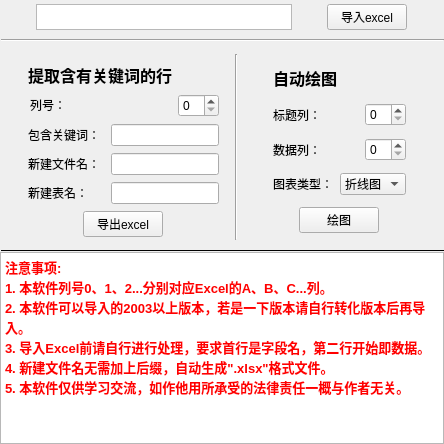
<?xml version="1.0" encoding="UTF-8"?>
<ui version="4.0">
 <class>Form</class>
 <widget class="QWidget" name="Form">
  <property name="enabled">
   <bool>true</bool>
  </property>
  <property name="geometry">
   <rect>
    <x>0</x>
    <y>0</y>
    <width>444</width>
    <height>444</height>
   </rect>
  </property>
  <property name="sizePolicy">
   <sizepolicy hsizetype="Fixed" vsizetype="Fixed">
    <horstretch>0</horstretch>
    <verstretch>0</verstretch>
   </sizepolicy>
  </property>
  <property name="minimumSize">
   <size>
    <width>0</width>
    <height>0</height>
   </size>
  </property>
  <property name="maximumSize">
   <size>
    <width>444</width>
    <height>444</height>
   </size>
  </property>
  <property name="windowTitle">
   <string>excel自动化软件</string>
  </property>
  <property name="styleSheet">
   <string notr="true"/>
  </property>
  <layout class="QVBoxLayout" name="verticalLayout_4">
   <property name="spacing">
    <number>0</number>
   </property>
   <property name="leftMargin">
    <number>0</number>
   </property>
   <property name="topMargin">
    <number>0</number>
   </property>
   <property name="rightMargin">
    <number>0</number>
   </property>
   <property name="bottomMargin">
    <number>0</number>
   </property>
   <item>
    <layout class="QVBoxLayout" name="verticalLayout_3">
     <property name="leftMargin">
      <number>1</number>
     </property>
     <property name="bottomMargin">
      <number>0</number>
     </property>
     <item>
      <layout class="QHBoxLayout" name="horizontalLayout_2">
       <property name="leftMargin">
        <number>0</number>
       </property>
       <property name="topMargin">
        <number>4</number>
       </property>
       <property name="bottomMargin">
        <number>9</number>
       </property>
       <item>
        <widget class="QTextBrowser" name="textBrowser">
         <property name="sizePolicy">
          <sizepolicy hsizetype="Fixed" vsizetype="Ignored">
           <horstretch>0</horstretch>
           <verstretch>0</verstretch>
          </sizepolicy>
         </property>
        </widget>
       </item>
       <item>
        <widget class="QPushButton" name="pushButton">
         <property name="sizePolicy">
          <sizepolicy hsizetype="Fixed" vsizetype="Fixed">
           <horstretch>0</horstretch>
           <verstretch>0</verstretch>
          </sizepolicy>
         </property>
         <property name="text">
          <string>导入excel</string>
         </property>
        </widget>
       </item>
      </layout>
     </item>
     <item>
      <widget class="Line" name="line_2">
       <property name="orientation">
        <enum>Qt::Horizontal</enum>
       </property>
      </widget>
     </item>
     <item>
      <layout class="QHBoxLayout" name="horizontalLayout_11">
       <property name="spacing">
        <number>7</number>
       </property>
       <property name="leftMargin">
        <number>0</number>
       </property>
       <property name="topMargin">
        <number>12</number>
       </property>
       <property name="rightMargin">
        <number>8</number>
       </property>
       <property name="bottomMargin">
        <number>9</number>
       </property>
       <item>
        <layout class="QHBoxLayout" name="horizontalLayout_10">
         <property name="rightMargin">
          <number>1</number>
         </property>
         <item>
          <layout class="QVBoxLayout" name="verticalLayout">
           <property name="leftMargin">
            <number>1</number>
           </property>
           <property name="topMargin">
            <number>9</number>
           </property>
           <property name="rightMargin">
            <number>9</number>
           </property>
           <property name="bottomMargin">
            <number>3</number>
           </property>
           <item>
            <widget class="QLabel" name="label_3">
             <property name="sizePolicy">
              <sizepolicy hsizetype="Fixed" vsizetype="Fixed">
               <horstretch>0</horstretch>
               <verstretch>0</verstretch>
              </sizepolicy>
             </property>
             <property name="font">
              <font>
               <family>Adobe Caslon Pro Bold</family>
               <pointsize>12</pointsize>
               <weight>75</weight>
               <bold>true</bold>
              </font>
             </property>
             <property name="text">
              <string>提取含有关键词的行</string>
             </property>
            </widget>
           </item>
           <item>
            <layout class="QHBoxLayout" name="horizontalLayout_3">
             <property name="spacing">
              <number>0</number>
             </property>
             <property name="leftMargin">
              <number>2</number>
             </property>
             <property name="rightMargin">
              <number>0</number>
             </property>
             <item>
              <widget class="QLabel" name="label">
               <property name="sizePolicy">
                <sizepolicy hsizetype="Preferred" vsizetype="Fixed">
                 <horstretch>0</horstretch>
                 <verstretch>0</verstretch>
                </sizepolicy>
               </property>
               <property name="text">
                <string>列号：</string>
               </property>
              </widget>
             </item>
             <item>
              <widget class="QSpinBox" name="spinBox">
               <property name="sizePolicy">
                <sizepolicy hsizetype="Fixed" vsizetype="Fixed">
                 <horstretch>0</horstretch>
                 <verstretch>0</verstretch>
                </sizepolicy>
               </property>
              </widget>
             </item>
            </layout>
           </item>
           <item>
            <layout class="QHBoxLayout" name="horizontalLayout_4">
             <item>
              <widget class="QLabel" name="label_2">
               <property name="sizePolicy">
                <sizepolicy hsizetype="Preferred" vsizetype="Fixed">
                 <horstretch>0</horstretch>
                 <verstretch>0</verstretch>
                </sizepolicy>
               </property>
               <property name="text">
                <string>包含关键词：</string>
               </property>
              </widget>
             </item>
             <item>
              <widget class="QLineEdit" name="KeyLineEdit">
               <property name="sizePolicy">
                <sizepolicy hsizetype="Fixed" vsizetype="Fixed">
                 <horstretch>0</horstretch>
                 <verstretch>0</verstretch>
                </sizepolicy>
               </property>
              </widget>
             </item>
            </layout>
           </item>
           <item>
            <layout class="QHBoxLayout" name="horizontalLayout_6">
             <item>
              <widget class="QLabel" name="label_9">
               <property name="sizePolicy">
                <sizepolicy hsizetype="Preferred" vsizetype="Preferred">
                 <horstretch>0</horstretch>
                 <verstretch>0</verstretch>
                </sizepolicy>
               </property>
               <property name="text">
                <string>新建文件名： </string>
               </property>
              </widget>
             </item>
             <item>
              <widget class="QLineEdit" name="FileLineEdit">
               <property name="sizePolicy">
                <sizepolicy hsizetype="Fixed" vsizetype="Fixed">
                 <horstretch>0</horstretch>
                 <verstretch>0</verstretch>
                </sizepolicy>
               </property>
              </widget>
             </item>
            </layout>
           </item>
           <item>
            <layout class="QHBoxLayout" name="horizontalLayout_5">
             <item>
              <widget class="QLabel" name="label_8">
               <property name="text">
                <string>新建表名：</string>
               </property>
              </widget>
             </item>
             <item>
              <widget class="QLineEdit" name="KeyLineEdit_2">
               <property name="sizePolicy">
                <sizepolicy hsizetype="Fixed" vsizetype="Fixed">
                 <horstretch>0</horstretch>
                 <verstretch>0</verstretch>
                </sizepolicy>
               </property>
              </widget>
             </item>
            </layout>
           </item>
           <item>
            <layout class="QHBoxLayout" name="horizontalLayout">
             <item>
              <widget class="QPushButton" name="saveButton">
               <property name="sizePolicy">
                <sizepolicy hsizetype="Fixed" vsizetype="Fixed">
                 <horstretch>0</horstretch>
                 <verstretch>0</verstretch>
                </sizepolicy>
               </property>
               <property name="text">
                <string>导出excel</string>
               </property>
              </widget>
             </item>
            </layout>
           </item>
          </layout>
         </item>
         <item>
          <widget class="Line" name="line_3">
           <property name="styleSheet">
            <string notr="true">color: red ;
font-size:15px;</string>
           </property>
           <property name="orientation">
            <enum>Qt::Vertical</enum>
           </property>
          </widget>
         </item>
        </layout>
       </item>
       <item>
        <layout class="QVBoxLayout" name="verticalLayout_2">
         <property name="leftMargin">
          <number>1</number>
         </property>
         <property name="topMargin">
          <number>7</number>
         </property>
         <property name="rightMargin">
          <number>2</number>
         </property>
         <property name="bottomMargin">
          <number>0</number>
         </property>
         <item>
          <widget class="QLabel" name="label_4">
           <property name="sizePolicy">
            <sizepolicy hsizetype="Fixed" vsizetype="Fixed">
             <horstretch>0</horstretch>
             <verstretch>0</verstretch>
            </sizepolicy>
           </property>
           <property name="font">
            <font>
             <family>Adobe Caslon Pro Bold</family>
             <pointsize>12</pointsize>
             <weight>75</weight>
             <bold>true</bold>
            </font>
           </property>
           <property name="text">
            <string>自动绘图</string>
           </property>
          </widget>
         </item>
         <item>
          <layout class="QHBoxLayout" name="horizontalLayout_7">
           <property name="leftMargin">
            <number>0</number>
           </property>
           <property name="topMargin">
            <number>1</number>
           </property>
           <property name="rightMargin">
            <number>0</number>
           </property>
           <item>
            <widget class="QLabel" name="label_5">
             <property name="text">
              <string>标题列：  </string>
             </property>
            </widget>
           </item>
           <item>
            <widget class="QSpinBox" name="spinBox_title">
             <property name="sizePolicy">
              <sizepolicy hsizetype="Fixed" vsizetype="Fixed">
               <horstretch>0</horstretch>
               <verstretch>0</verstretch>
              </sizepolicy>
             </property>
            </widget>
           </item>
          </layout>
         </item>
         <item>
          <layout class="QHBoxLayout" name="horizontalLayout_8">
           <item>
            <widget class="QLabel" name="label_6">
             <property name="text">
              <string>数据列：  </string>
             </property>
            </widget>
           </item>
           <item>
            <widget class="QSpinBox" name="spinBox_data">
             <property name="sizePolicy">
              <sizepolicy hsizetype="Fixed" vsizetype="Fixed">
               <horstretch>0</horstretch>
               <verstretch>0</verstretch>
              </sizepolicy>
             </property>
            </widget>
           </item>
          </layout>
         </item>
         <item>
          <layout class="QHBoxLayout" name="horizontalLayout_9">
           <item>
            <widget class="QLabel" name="label_7">
             <property name="text">
              <string>图表类型：</string>
             </property>
            </widget>
           </item>
           <item>
            <widget class="QComboBox" name="comboBox">
             <item>
              <property name="text">
               <string>折线图</string>
              </property>
             </item>
             <item>
              <property name="text">
               <string>柱状图</string>
              </property>
             </item>
            </widget>
           </item>
          </layout>
         </item>
         <item>
          <layout class="QHBoxLayout" name="horizontalLayout_13">
           <item>
            <widget class="QPushButton" name="plotButton">
             <property name="sizePolicy">
              <sizepolicy hsizetype="Fixed" vsizetype="Fixed">
               <horstretch>0</horstretch>
               <verstretch>0</verstretch>
              </sizepolicy>
             </property>
             <property name="text">
              <string>绘图</string>
             </property>
            </widget>
           </item>
          </layout>
         </item>
        </layout>
       </item>
      </layout>
     </item>
     <item>
      <widget class="Line" name="line">
       <property name="styleSheet">
        <string notr="true"/>
       </property>
       <property name="frameShadow">
        <enum>QFrame::Plain</enum>
       </property>
       <property name="orientation">
        <enum>Qt::Horizontal</enum>
       </property>
      </widget>
     </item>
    </layout>
   </item>
   <item>
    <layout class="QHBoxLayout" name="horizontalLayout_12">
     <property name="spacing">
      <number>0</number>
     </property>
     <property name="sizeConstraint">
      <enum>QLayout::SetDefaultConstraint</enum>
     </property>
     <property name="topMargin">
      <number>0</number>
     </property>
     <property name="bottomMargin">
      <number>0</number>
     </property>
     <item>
      <widget class="QTextBrowser" name="textBrowser_2">
       <property name="sizePolicy">
        <sizepolicy hsizetype="Ignored" vsizetype="Fixed">
         <horstretch>0</horstretch>
         <verstretch>0</verstretch>
        </sizepolicy>
       </property>
       <property name="maximumSize">
        <size>
         <width>16777215</width>
         <height>16777215</height>
        </size>
       </property>
       <property name="html">
        <string>&lt;!DOCTYPE HTML PUBLIC &quot;-//W3C//DTD HTML 4.0//EN&quot; &quot;http://www.w3.org/TR/REC-html40/strict.dtd&quot;&gt;
&lt;html&gt;&lt;head&gt;&lt;meta name=&quot;qrichtext&quot; content=&quot;1&quot; /&gt;&lt;style type=&quot;text/css&quot;&gt;
p, li { white-space: pre-wrap; }
&lt;/style&gt;&lt;/head&gt;&lt;body style=&quot; font-family:'SimSun'; font-size:9pt; font-weight:400; font-style:normal;&quot;&gt;
&lt;p style=&quot; margin-top:0px; margin-bottom:0px; margin-left:0px; margin-right:0px; -qt-block-indent:0; text-indent:0px;&quot;&gt;&lt;span style=&quot; font-size:10pt; font-weight:600; color:#ff0000;&quot;&gt;注意事项:&lt;/span&gt;&lt;/p&gt;
&lt;p style=&quot; margin-top:0px; margin-bottom:0px; margin-left:0px; margin-right:0px; -qt-block-indent:0; text-indent:0px;&quot;&gt;&lt;span style=&quot; font-size:10pt; font-weight:600; color:#ff0000;&quot;&gt;1. 本软件列号0、1、2...分别对应Excel的A、B、C...列。&lt;/span&gt;&lt;/p&gt;
&lt;p style=&quot; margin-top:0px; margin-bottom:0px; margin-left:0px; margin-right:0px; -qt-block-indent:0; text-indent:0px;&quot;&gt;&lt;span style=&quot; font-size:10pt; font-weight:600; color:#ff0000;&quot;&gt;2. 本软件可以导入的2003以上版本，若是一下版本请自行转化版本后再导入。&lt;/span&gt;&lt;/p&gt;
&lt;p style=&quot; margin-top:0px; margin-bottom:0px; margin-left:0px; margin-right:0px; -qt-block-indent:0; text-indent:0px;&quot;&gt;&lt;span style=&quot; font-size:10pt; font-weight:600; color:#ff0000;&quot;&gt;3. 导入Excel前请自行进行处理，要求首行是字段名，第二行开始即数据。&lt;/span&gt;&lt;/p&gt;
&lt;p style=&quot; margin-top:0px; margin-bottom:0px; margin-left:0px; margin-right:0px; -qt-block-indent:0; text-indent:0px;&quot;&gt;&lt;span style=&quot; font-size:10pt; font-weight:600; color:#ff0000;&quot;&gt;4. 新建文件名无需加上后缀，自动生成&amp;quot;.xlsx&amp;quot;格式文件。&lt;/span&gt;&lt;/p&gt;
&lt;p style=&quot; margin-top:0px; margin-bottom:0px; margin-left:0px; margin-right:0px; -qt-block-indent:0; text-indent:0px;&quot;&gt;&lt;span style=&quot; font-size:10pt; font-weight:600; color:#ff0000;&quot;&gt;5. 本软件仅供学习交流，如作他用所承受的法律责任一概与作者无关。&lt;/span&gt;&lt;/p&gt;&lt;/body&gt;&lt;/html&gt;</string>
       </property>
      </widget>
     </item>
    </layout>
   </item>
  </layout>
 </widget>
 <resources/>
 <connections/>
</ui>
